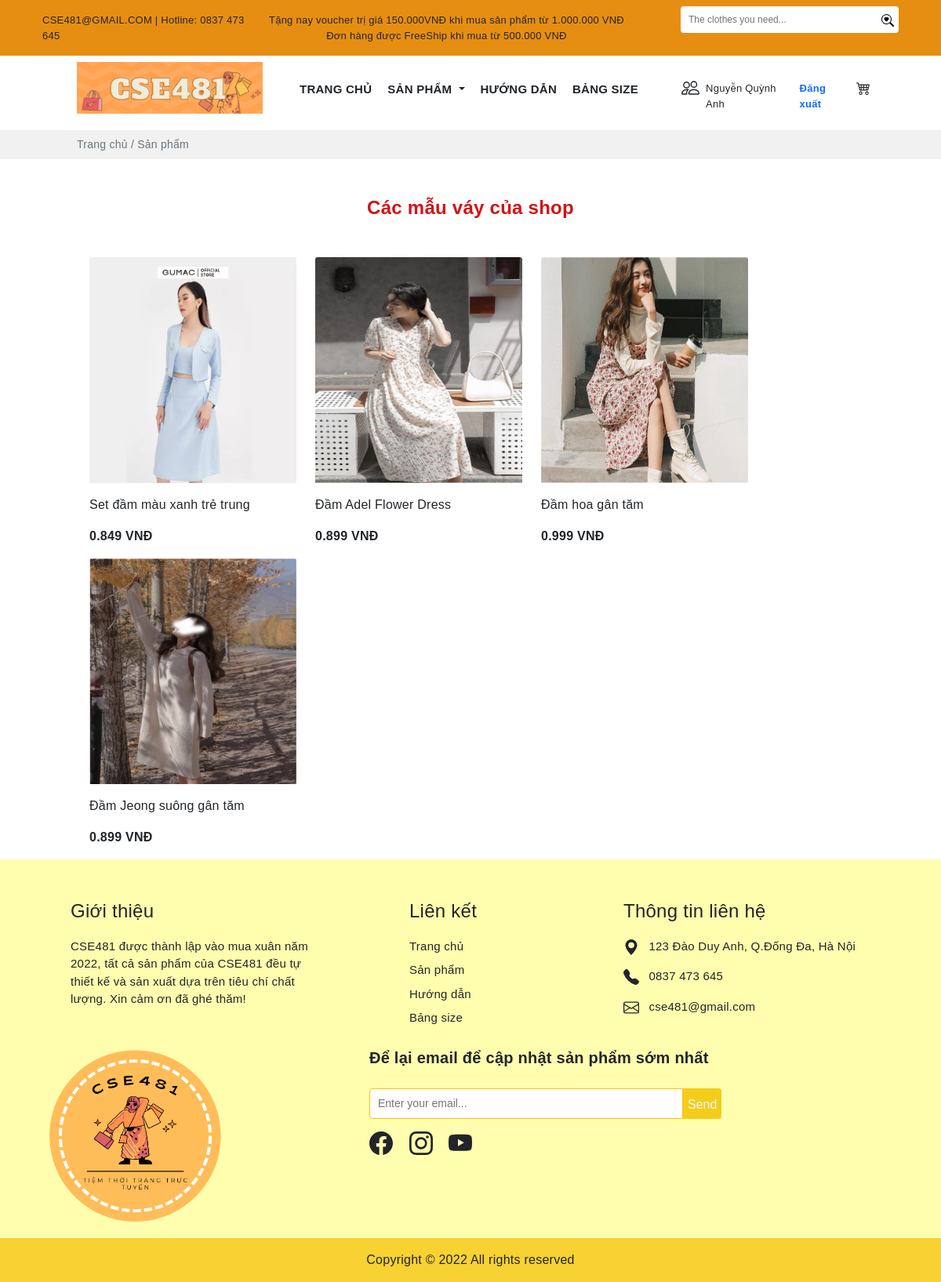
The page /product/skirt1.php?id=1 on the database its author committed.
### tables this page shows
CREATE TABLE `khachhang` (
  `MaK` int(11) NOT NULL,
  `TenK` varchar(100) DEFAULT NULL,
  `Gioitinh` varchar(10) DEFAULT NULL,
  `Ngaysinh` date DEFAULT NULL,
  `Diachi` varchar(100) DEFAULT NULL,
  `SĐT` varchar(10) DEFAULT NULL,
  `email` varchar(30) NOT NULL,
  `matkhau` varchar(50) NOT NULL
);

CREATE TABLE `sanpham` (
  `MaSP` varchar(10) NOT NULL,
  `TenSP` varchar(30) DEFAULT NULL,
  `MaLH` varchar(10) NOT NULL,
  `Giaban` double(3,3) DEFAULT NULL,
  `Gianhap` decimal(18,3) DEFAULT NULL,
  `Tylegiamgia` double(2,2) DEFAULT NULL,
  `Soluong` int(11) DEFAULT NULL,
  `Mota` varchar(500) DEFAULT NULL,
  `Trangthai` varchar(30) DEFAULT NULL,
  `img` varchar(30) DEFAULT NULL,
  `Ngaynhap` date NOT NULL
);

### product/skirt1.php (the view, shortened to what this page needs)
<?php include('../config/database.php');
?>
<?php
$id =$_GET['id'];
    $sql3 = "SELECT * FROM khachhang, sanpham where khachhang.MaK='$id' ";
    $result3 = mysqli_query($conn,$sql3);
    if(mysqli_num_rows($result3)>0){
        $row = mysqli_fetch_assoc($result3);
        }
    ?>
<!DOCTYPE html>
<html lang="en">
<head>
    <link rel="stylesheet" href="https://cdn.jsdelivr.net/npm/bootstrap-icons@1.7.2/font/bootstrap-icons.css">
    <link href="https://cdn.jsdelivr.net/npm/bootstrap@5.1.3/dist/css/bootstrap.min.css" rel="stylesheet"
>
    <link rel="stylesheet" href="https://cdnjs.cloudflare.com/ajax/libs/OwlCarousel2/2.3.4/assets/owl.carousel.min.css"
 />
    <link rel="stylesheet"
        href="https://cdnjs.cloudflare.com/ajax/libs/OwlCarousel2/2.3.4/assets/owl.theme.default.min.css"
 />
    <link rel="stylesheet" href="../public/style.css">
</head>
<body>
    <div class="header">
        <div class="container-fluid" style="background:#e68e12;">
            <div class="container content">
                <div class="container">
                    <div class="row">
                        <div class="col py-3" style="font-size:13px;">
                            CSE481@GMAIL.COM | Hotline: 0837 473 645
                        </div>
                        <div class="col text-nowrap my-auto" style="font-size:13px;">
                            <p class="mb-0">
                                Tặng nay voucher trị giá 150.000VNĐ khi mua sản phẩm từ 1.000.000 VNĐ
                            </p>
                            <div class="text-center mx-auto">
                                Đơn hàng được FreeShip khi mua từ 500.000 VNĐ
                            </div>
                        </div>
                        <div class="col d-flex justify-content-end">
                            <div class="">
                                <form action="" method="GET">
                                    <div class="pt-2 ms-5 d-flex">
                                        <input class="py-2 rounded-start" type="text"
                                            style="border:none;padding-left: 10px;font-size:12px;width:250px"
                                            name="namesearch" placeholder="The clothes you need...">
                                        <button type="submit" class="border-0 rounded-0 rounded-end bg-white"> </button>
                                    </div>
                                </form>
                            </div>
                        </div>
                    </div>
                </div>
            </div>
        </div>
    </div>
    <section>
        <div class="container">
            <div class="row px-5">
                <div class="col-md-3 ">
                    <img src="img/logo-hcn.png" alt="" class="mt-2 ms-2 img-fluid">
                </div>
                <div class="col-md ps-0 mt-4">
                    <div class="row">
                        <div class="col-md">
                            <ul class="nav justify-content-center">
                                <li class="nav-item fw-bold ">
                                    <a class="nav-link link-dark pe-1" style="font-size:15px" aria-current="page"
                                        href="../index1.php?id=<?php echo $row['email'];?>">TRANG CHỦ</a>
                                </li>
                                <li class="nav-item fw-bold">
                                    <a style="font-size:15px" class="pe-1 nav-link dropdown-toggle link-dark" href="#"
                                        id="navbarDarkDropdownMenuLink" role="button" data-bs-toggle="dropdown"
                                        aria-expanded="false">
                                        SẢN PHẨM
                                    </a>
                                </li>
                                <li class="nav-item fw-bold">
                                    <a class=" pe-1 nav-link link-dark" style="font-size:15px" href="../huongdan1.php?id=<?php echo $row['MaK']; ?>">HƯỚNG DẪN</a>
                                </li>
                                <li class="nav-item fw-bold">
                                    <a class="pe-1 nav-link link-dark" style="font-size:15px"href="../size1.php?id=<?php echo $row['MaK']; ?>">BẢNG SIZE</a>
                                </li>
                            </ul>
                        </div>
                        <div class="col-md-4 mt-1 d-flex">
                            <a href="../user.php?id=<?php echo $row['MaK'];?>" class="text-decoration-none link-dark">
                                <div class="d-flex">
                                    <p class="pt-1" style="font-size:13px"><?php echo $row['TenK']; ?></p>
                                </div>
                            </a>
                            <a href="logout.php" class="text-decoration-none link-dark">
                                <div class="ms-3">
                                    <p class="pt-1 fw-bold link-primary" style="font-size:13px">Đăng xuất</p>
                                </div>
                            </a>
                            <a href="../cart.php?id=<?php echo $row['MaK']?>">
                            </a>
                        </div>
                    </div>
                </div>
            </div>
        </div>
        <div class="mt-2" style="background:#f1f1f1">
            <div class="container">
                <p class="px-5 ms-2 py-2 text-muted" style="font-size:14px">Trang chủ / Sản phẩm</p>
            </div>
        </div>
    </section>
    <section>
        <div class="container">
            <div class="px-5 mt-5">
                <h4 class="mt-3 text-center fw-bold" style="color:#d61114;">
                Các mẫu váy của shop</h4>
                <div class="row d-flex  px-4 mt-5">
                    <?php
                $sql1 = "SELECT *, khachhang.MaK,sanpham.Giaban-(sanpham.Giaban*sanpham.Tylegiamgia) as Giagiam from khachhang,loaihang INNER JOIN sanpham
                ON  loaihang.MaLH=sanpham.MaLH where loaihang.MaLH='LH03' and khachhang.MaK='$id'";
                $res1 = mysqli_query($conn, $sql1);
                $count1 = mysqli_num_rows($res1);
                if($count1>0)
                {
                    while($row=mysqli_fetch_assoc($res1))
                    {
                ?>
                    <div class="card me-0 border-0" style="width: 18rem;">
                        <img src="../img/<?php echo $row['img'];?>" class="img-fluid card-img-top" alt="...">
                        <div class="card-body px-0">
                            <p class="card-text"><?php echo $row['TenSP']; ?></p>
                            <p class="d-inline fw-bold"><?php echo $row['Giagiam']; ?> VNĐ</p>
                        </div>
                    </div>
                    <?php
                    }
                }
                    ?>
                </div>
            </div>
        </div>
    </section>
    <section style="background:#fffeae;">
        <div class="container">
            <div style="font-size:15px" class="row px-5">
                <div class="col-md-4  me-5">
                    <p class="fs-4 mt-5">Giới thiệu</p>
                    <p class="">CSE481 được thành lập vào mua xuân năm
                        2022, tất cả sản phẩm của CSE481 đều tự thiết kế và sản xuất dựa trên tiêu chí chất lượng. Xin
                        cảm ơn đã ghé thăm!</p>
                </div>
                <div class="col-md-3 me-5 ps-5">
                    <p class="fs-4 mt-5">Liên kết</p>
                    <a class="link-dark text-decoration-none" href="">
                        <p class="mb-2">Trang chủ</p>
                    </a>
                    <a class="link-dark text-decoration-none" href="">
                        <p class="mb-2">Sản phẩm</p>
                    </a>
                    <a class="link-dark text-decoration-none" href="">
                        <p class="mb-2">Hướng dẫn</p>
                    </a>
                    <a class="link-dark text-decoration-none" href="">
                        <p class="mb-2">Bảng size</p>
                    </a>
                </div>
                <div class="col-md">
                    <p class="fs-4 mt-5">Thông tin liên hệ</p>
                    <div class="">
                        <svg xmlns="http://www.w3.org/2000/svg" width="20" height="20" fill="currentColor"
                            class="bi bi-geo-alt-fill d-inline" viewBox="0 0 16 16">
                            <path
                                d="M8 16s6-5.686 6-10A6 6 0 0 0 2 6c0 4.314 6 10 6 10zm0-7a3 3 0 1 1 0-6 3 3 0 0 1 0 6z" />
                        </svg>
                        <p class="ms-2 d-inline">123 Đào Duy Anh, Q.Đống Đa, Hà Nội</p>
                    </div>
                    <div class="mt-3">
                        <p class="ms-2 d-inline">0837 473 645</p>
                    </div>
                    <div class="mt-3">
                        <p class="ms-2 d-inline">cse481@gmail.com</p>
                    </div>
                </div>
            </div>
            <div class="row">
                <div class="col-md-3 me-5">
                    <img class="img-fluid" src="../img/1.png" alt="">
                </div>
                <div class="col">
                    <div class="ms-5 mt-3 ps-5">
                        <p class="fs-5 fw-bold">Để lại email để cập nhật sản phẩm sớm nhất</p>
                        <div class="">
                            <form action="" method="GET">
                                <div class="pt-2 d-flex">
                                    <input class="py-2 border border-warning rounded-start" type="text"
                                        style="padding-left: 10px;font-size:14px;width:400px" name=""
                                        placeholder="Enter your email...">
                                    <button type="submit" style="background:#f4cc1c;"
                                        class="border-0 rounded-0 rounded-end link-light">
                                        <p class="mt-1 mb-0">Send</p>
                                    </button>
                                </div>
                            </form>
                        </div>
                        <div class="mt-3">
                            <a href="#" class="me-3 icon link-dark"></a>
                            <a href="#" class="me-3 icon link-dark"></a>
                            <a href="#" class="me-3 icon link-dark"></a>
                        </div>
                    </div>
                </div>
            </div>
        </div>
        <p class="text-center py-3 mb-0" style="background:#f7d232;">Copyright © 2022 All rights reserved</p>
    </section>
</body>
</html>

### public/style.css (style rules this page uses)
body { font-family: 'Trebuchet MS', sans-serif; letter-spacing: 0.25px; }
.card img { width: 288px; height: 288px; }

### rows shown on the page
khachhang: TenK "Nguyễn Quỳnh Anh", sanpham.img (picture), sanpham.TenSP "Set đầm màu xanh trẻ trung", Giagiam "0.849", sanpham.TenSP "Đầm Adel Flower Dress", Giagiam "0.899", sanpham.TenSP "Đầm hoa gân tăm", Giagiam "0.999", sanpham.TenSP "Đầm Jeong suông gân tăm"
